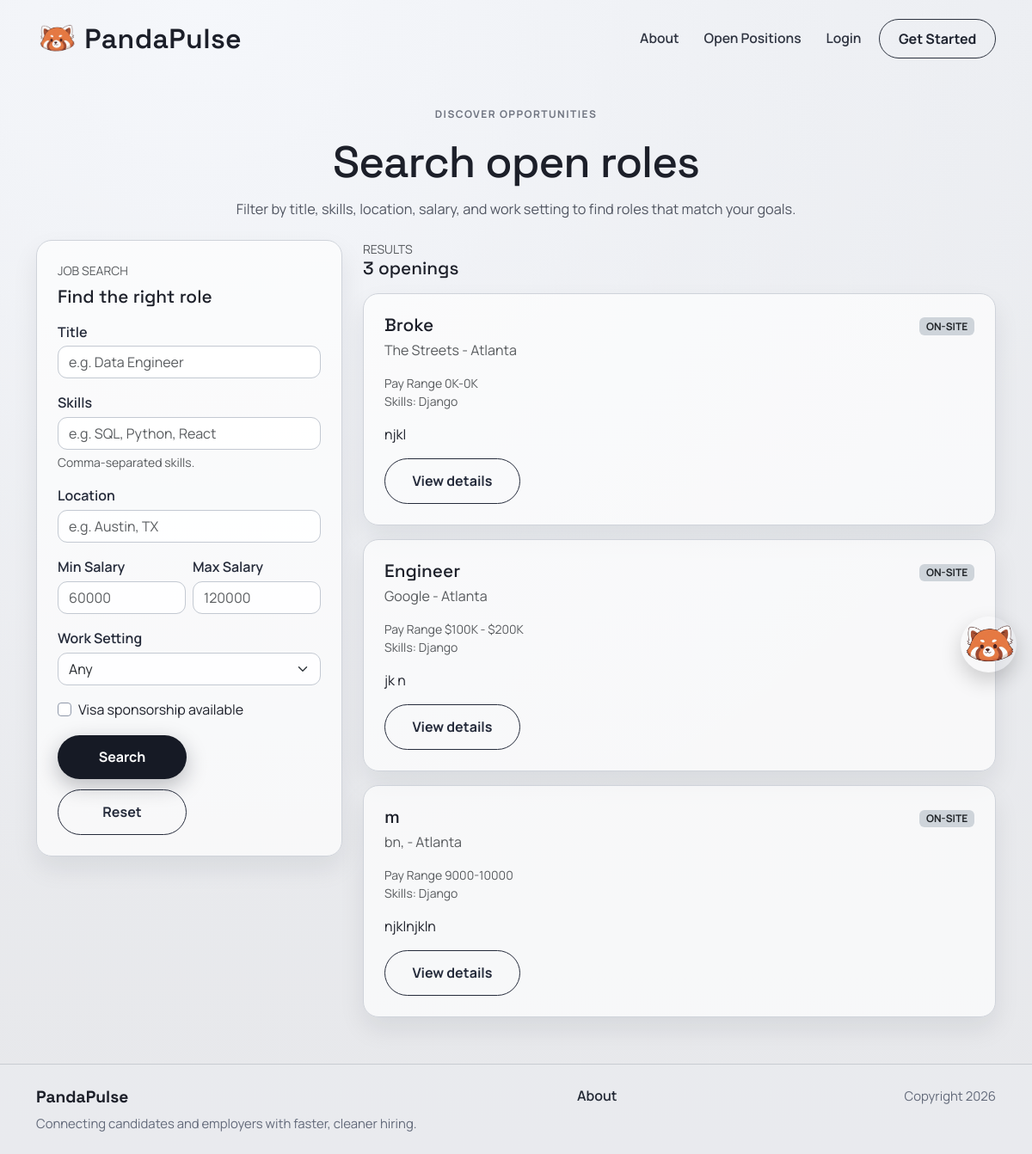
Page /jobposts/search/ on the earlier database version.
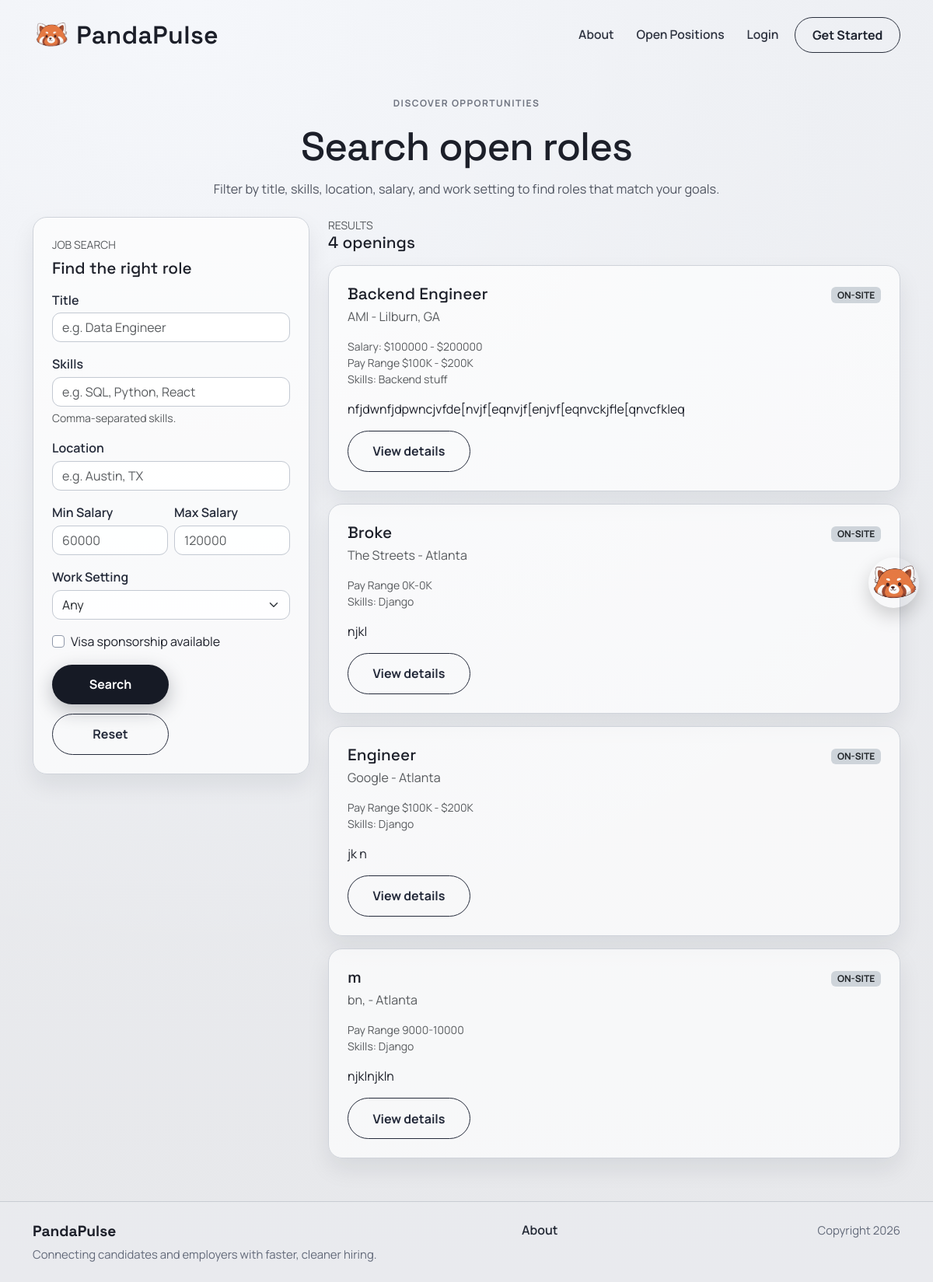
Same page on the later database version.
### jobposts/models.py (models this page shows, shortened)
class JobPost(models.Model):
    owner = models.ForeignKey(
        settings.AUTH_USER_MODEL,
        on_delete=models.CASCADE,
        related_name='job_posts',
        null=True,
        blank=True,
    )
    title = models.CharField(max_length=200)
    company = models.CharField(max_length=150)
    location = models.CharField(max_length=150)
    pay_range = models.CharField(max_length=100)
    skills = models.CharField(max_length=300, blank=True)
    salary_min = models.IntegerField(null=True, blank=True)
    salary_max = models.IntegerField(null=True, blank=True)
    WORK_SETTING_CHOICES = [
        ("remote", "Remote"),
        ("onsite", "On-site"),
        ("hybrid", "Hybrid"),
    ]
    work_setting = models.CharField(max_length=20, choices=WORK_SETTING_CHOICES, default="onsite")
    visa_sponsorship = models.BooleanField(default=False)
    description = models.TextField()
    created_at = models.DateTimeField(auto_now_add=True)

### jobposts/views.py (the view)
# urls.py: path('search/', views.search, name='jobposts.search'),
def search(request):
    if request.user.is_authenticated:
        prof = Profile.objects.filter(user=request.user).first()
        if prof and prof.account_type == Profile.AccountType.EMPLOYER:
            return redirect("accounts.candidate_search")
    template_data = {'title': 'Job Search'}
    posts = JobPost.objects.select_related('office_location').all().order_by('-created_at')
    can_post_job = False
    if request.user.is_authenticated:
        can_post_job = _is_employer(request.user)
    title = request.GET.get('title', '').strip()
    skills = request.GET.get('skills', '').strip()
    location = request.GET.get('location', '').strip()
    salary_min = request.GET.get('salary_min', '').strip()
    salary_max = request.GET.get('salary_max', '').strip()
    work_setting = request.GET.get('work_setting', '').strip()
    visa_sponsorship = request.GET.get('visa_sponsorship', '').strip()
    if title:
        posts = posts.filter(title__icontains=title)
    if skills:
        skill_terms = [term.strip() for term in skills.split(',') if term.strip()]
        for term in skill_terms:
            posts = posts.filter(skills__icontains=term)
    if location:
        posts = posts.filter(location__icontains=location)
    if work_setting:
        posts = posts.filter(work_setting=work_setting)
    if visa_sponsorship == 'true':
        posts = posts.filter(visa_sponsorship=True)
    if salary_min:
        try:
            min_value = int(salary_min)
            posts = posts.filter(Q(salary_max__gte=min_value) | Q(salary_min__gte=min_value))
        except ValueError:
            pass
    if salary_max:
        try:
            max_value = int(salary_max)
            posts = posts.filter(Q(salary_min__lte=max_value) | Q(salary_max__lte=max_value))
        except ValueError:
            pass
    template_data['posts'] = posts
    template_data['can_post_job'] = can_post_job
    template_data['filters'] = {
        'title': title,
        'skills': skills,
        'location': location,
        'salary_min': salary_min,
        'salary_max': salary_max,
        'work_setting': work_setting,
        'visa_sponsorship': visa_sponsorship == 'true',
    }
    return render(request, 'jobposts/search.html', {'template_data': template_data})

### accounts/context_processors.py (called while the page is built)
def can_post_job(request):
    if not request.user.is_authenticated:
        return {"can_post_job": False}
    is_employer = Profile.objects.filter(
        user=request.user,
        account_type=Profile.AccountType.EMPLOYER,
    ).exists()
    return {"can_post_job": is_employer}

### jobposts/templates/jobposts/search.html (shortened to what the changed rows need)
{% extends 'base.html' %}
{% block content %}
<section class="page-shell">
  <div class="container">
    <div class="page-intro text-center">
      <h1 class="page-title">Search open roles</h1>
    </div>
    <div class="row g-4">
      <div class="col-lg-4">
        <div class="surface-card">
          <h2 class="surface-title mb-3">Find the right role</h2>
        </div>
      </div>
      <div class="col-lg-8">
        <div class="d-flex align-items-center justify-content-between mb-3">
          <div>
            <div class="text-uppercase text-muted small">Results</div>
            <h3 class="surface-title mb-0">{{ template_data.posts|length }} openings</h3>
          </div>
        </div>
        {% if template_data.posts %}
          <div class="vstack gap-3">
            {% for post in template_data.posts %}
              <div class="surface-card py-4">
                <div class="d-flex justify-content-between flex-wrap gap-2">
                  <div>
                    <h4 class="surface-title mb-1">{{ post.title }}</h4>
                    <div class="text-muted">{{ post.company }} - {{ post.location }}</div>
                  </div>
                  <div class="text-end">
                    <span class="badge bg-dark-subtle text-dark text-uppercase">{{ post.get_work_setting_display }}</span>
                  </div>
                </div>
                <div class="job-post-layout mt-3">
                  <div class="job-post-main">
                    {% if post.salary_min or post.salary_max %}
                      <div class="small text-muted">
                        Salary:
                        {% if post.salary_min %}${{ post.salary_min }}{% endif %}
                        {% if post.salary_min and post.salary_max %} - {% endif %}
                        {% if post.salary_max %}${{ post.salary_max }}{% endif %}
                      </div>
                    {% endif %}
                    {% if post.pay_range %}<div class="small text-muted">Pay Range {{ post.pay_range }}</div>{% endif %}
                    {% if post.skills %}<div class="small text-muted">Skills: {{ post.skills }}</div>{% endif %}
                    <p class="mt-3 mb-0">{{ post.description|truncatewords:40 }}</p>
                    <div class="mt-3 d-flex justify-content-between align-items-center flex-wrap gap-2">
                      <a class="secondary-btn" href="{% url 'jobposts.detail' post.id %}">View details</a>
                    </div>
                  </div>
                </div>
              </div>
            {% endfor %}
          </div>
        {% else %}
          <div class="surface-card p-5 text-center">
            <h4 class="surface-title mb-2">No matching jobs yet</h4>
            <p class="text-muted mb-4">Try widening your filters.</p>
          </div>
        {% endif %}
      </div>
    </div>
  </div>
</section>
{% endblock content %}

Differences in the rows shown:
added JobPost: title "Backend Engineer", company "AMI", location "Lilburn, GA", work_setting "ON-SITE", salary_min "100000", salary_max "200000", pay_range "$100K - $200K", skills "Backend stuff", description "nfjdwnfjdpwncjvfde[nvjf[eqnvjf[enjvf[eqnvckjfle[qnvcfkleq"
Other differences:
{{ template_data.posts|length }}: "3" → "4"
